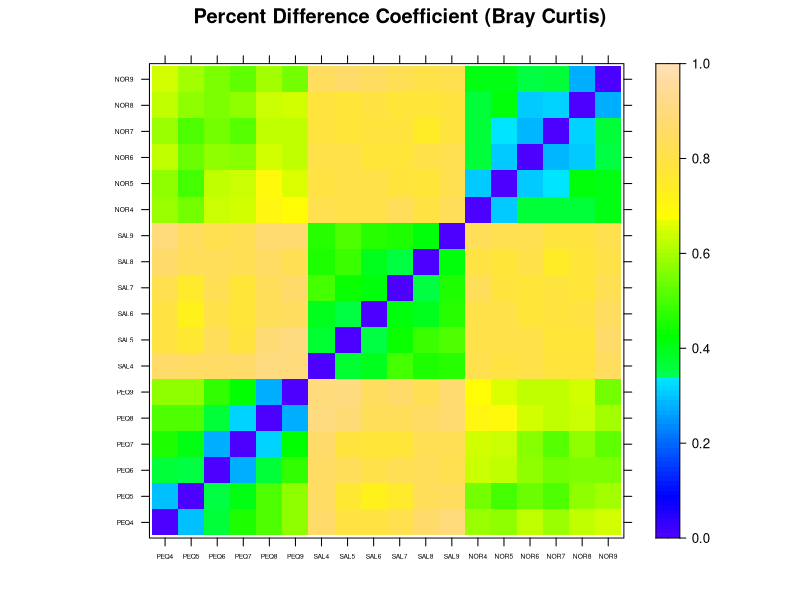

Write the R code that produced this figure. (Note: this script raises an error after producing the figure.)
setwd("P:/Projects/GitHub_Prj/SeasonalProductivity")

library(vegan)
library(reshape2)
library(dplyr)
library(lattice)

SPP<- read.csv("data/SPP.csv",header=TRUE,row.names=1)
SPP[is.na(SPP)] <- 0
sites<- read.csv("data/sites.csv",header=TRUE)

SPP5<- decostand(SPP,"pa")
SPP5<- SPP[,colSums(SPP5)<5]
n<- colnames(SPP5)
SPP5<- SPP[,n]
Other<-rowSums(SPP5)
Oname<-names(Other)
Other<- melt(as.data.frame(Other))
row.names(Other)<-Oname
Other$variable<- NULL
colnames(Other)<-"Other"

#SPP<-sqrt(SPP)#Transformation when rel abund values
SPP<- decostand(SPP,"hellinger")#Sqrt of rel abundance

SPP.dist <- vegdist(SPP,"bray")
SPP.dist<-as.matrix(SPP.dist)
levelplot(SPP.dist,at=seq(0,1,0.01),
          col.regions=topo.colors(100),scales=list(cex=0.4),
          xlab="",ylab="",main="Percent Difference Coefficient (Bray Curtis)")


####Similarity between sites collected during the same month###########
#######################################################################
SPDist<- melt(as.matrix(SPP.dist),varnames=c("SID","col"))
write.csv(SPDist,"SPBCDist.csv")
SPDist<-merge(sites,SPDist,by="SID")
SPDist$CSID<-substr(SPDist$col,1,3)
SPDist$RSID<-substr(SPDist$SID,1,3)
SPDist$MS1<-as.numeric(substr(SPDist$SID,4,4))
SPDist$MS2<-as.numeric(substr(SPDist$col,4,4))
SPDist<-SPDist[which(SPDist$MS1-SPDist$MS2==0 & SPDist$CSID!=SPDist$RSID),]

site.comb<-SPDist[,6:7]
site.comb<-unique(site.comb[c("RSID","CSID")])
site.comb$mean<- 0

#Calcuated average similarity measure for each combination#
for (i in 1:dim(site.comb)[1]) {
s<- site.comb[i,]
c<-SPDist[which(SPDist$CSID==s$CSID[1] & SPDist$RSID==s$RSID[1]),]
c<-c[which(c$value!=0),]
m<-mean(c$value)
site.comb$mean[i]<-m
}

####Similarity within sites collected over the POR###########
#######################################################################
SPDist<- melt(as.matrix(SPP.dist),varnames=c("SID","col"))
SPDist<-merge(sites,SPDist,by="SID")
SPDist$CSID<-substr(SPDist$col,1,3)
SPDist$RSID<-substr(SPDist$SID,1,3)
SPDist$MS1<-as.numeric(substr(SPDist$SID,4,4))
SPDist$MS2<-as.numeric(substr(SPDist$col,4,4))
SPDist<-SPDist[which(SPDist$MS1-SPDist$MS2!=0 & SPDist$CSID==SPDist$RSID),]

site.comb<-SPDist[,6:7]
site.comb<-unique(site.comb[c("RSID","CSID")])
site.comb$mean<- 0

#Calcuated average similarity measure for each combination#
for (i in 1:dim(site.comb)[1]) {
  s<- site.comb[i,]
  c<-SPDist[which(SPDist$CSID==s$CSID[1] & SPDist$RSID==s$RSID[1]),]
  c<-c[which(c$value!=0),]
  m<-mean(c$value)
  site.comb$mean[i]<-m
}
